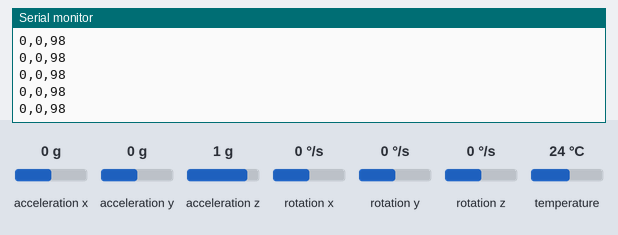
Bench run of a sketch on a simulated Arduino Uno, built with avr-gcc and run on an emulated ATmega328P. Shown: the last lines printed to the serial monitor. Inputs (shaded band) come from the test bench; at power-on: acceleration x 0 g, acceleration y 0 g, acceleration z 1 g, rotation x 0 °/s, rotation y 0 °/s, rotation z 0 °/s, temperature 24 °C.

Above: at 1.2 s.
1.3 s: acceleration x set to -1.4 g
At 1.45 s:
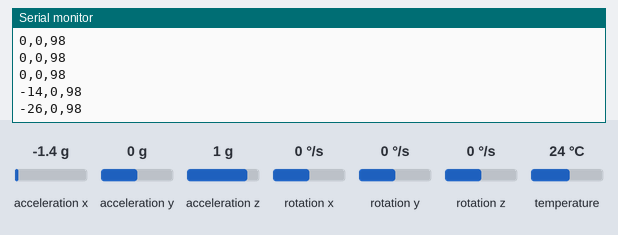
2.8 s: acceleration y set to -1.4 g
At 2.89 s:
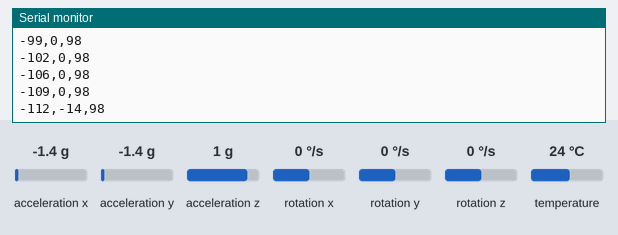
4.3 s: acceleration z set to -1.4 g
At 4.33 s:
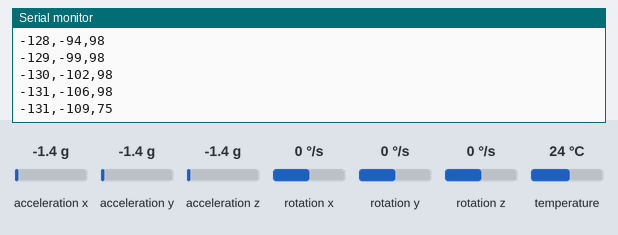
Timing chart, 0 to 7.3 s (numbered marks = the images above; inputs shaded):
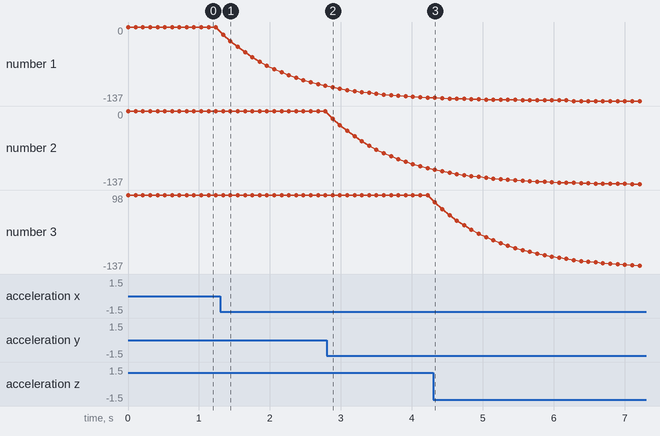

The sketch:

TiltSensingV2.1.ino
```cpp
#include <Adafruit_MPU6050.h>
#include <Adafruit_Sensor.h>
#include <Wire.h>

Adafruit_MPU6050 mpu;

//Filter variables
float filteredX = 0;
float filteredY = 0;
float filteredZ = 0;
float alpha = 0.1; //Adjust this (0.05 to 0.5) to balance smoothness vs lag

void setup() {
  Serial.begin(115200);

  // Initialize the sensor
  if (!mpu.begin()) {
    Serial.println("Failed to find MPU6050 chip");
    while (1) { delay(10); }
  }

  Serial.println("MPU6050 Found!");
  //Set filter with a baseline reading
  sensors_event_t a, g, temp;
  mpu.getEvent(&a, &g, &temp);
  filteredX = a.acceleration.x;
  filteredY = a.acceleration.y;
  filteredZ = a.acceleration.z;
}

void loop() {
  sensors_event_t a, g, temp;
  mpu.getEvent(&a, &g, &temp);

  //Low-Pass Filter formula
  filteredX = (alpha * a.acceleration.x) + ((1.0 - alpha) * filteredX);
  filteredY = (alpha * a.acceleration.y) + ((1.0 - alpha) * filteredY);
  filteredZ = (alpha * a.acceleration.z) + ((1.0 - alpha) * filteredZ);

  // Send to Computer
  Serial.print(round(filteredX*10));
  Serial.print(",");
  Serial.print(round(filteredY*10));
  Serial.print(",");
  Serial.println(round(filteredZ*10));

  delay(100);
}
```

Measured:
- after the input at 1.3 s, the serial monitor: prints a new line at once (image 1)
- after the input at 2.8 s, the serial monitor: prints a new line after 0.08 s (image 2)
- after the input at 4.3 s, the serial monitor: prints a new line at once (image 3)
- plotted number 1: 0 → -109 after the input at 1.3 s
